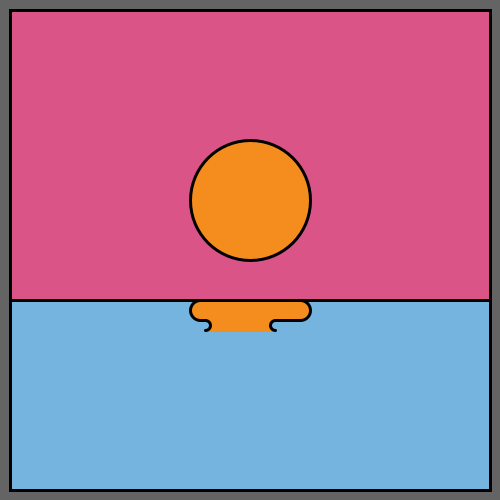
Frame 1 (no input)
Frame 60 (the mouse pressed at the canvas centre just before this capture): identical to frame 1, image omitted
Frame 120 (the mouse held since frame 60 and released just before this capture): identical to frame 1, image omitted

The Processing sketch that drew this single still picture (run headless with seeded random() and noise(); from frame 60 on, the mouse is pressed at the canvas centre):

// Processing sketch: sun_design
// ── sun_design.pde
void setup(){
  size(500, 500);
}

void draw(){
  background(100);
  fill(219, 84, 136);
  stroke(0);
  strokeWeight(3);
  rect(10, 10, 480, 480);
  
  fill(116, 180, 222);
  rect(10, 300, 480, 190);
  
  fill(245, 141, 30);
  ellipse(250, 200, 120, 120);
  
  arc(200, 310, 20, 20, HALF_PI, PI+HALF_PI, OPEN);
  noStroke();
  rect(200, 302, 100, 19);
  stroke(0);
  arc(300, 310, 20, 20, -HALF_PI, HALF_PI, OPEN);
  line(200, 320, 205, 320);
  line(275, 320, 300, 320);
  
  
  
  noStroke();
  rect(205, 320, 70, 12);
  stroke(0);
  fill(116, 180, 222);
  arc(205, 325, 10, 10, -HALF_PI, HALF_PI, OPEN);
  arc(275, 325, 10, 10, HALF_PI, PI + HALF_PI, OPEN);

}
